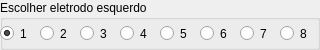
  <widget class="QGroupBox" name="groupBox">
   <property name="geometry">
    <rect>
     <x>10</x>
     <y>655</y>
     <width>320</width>
     <height>50</height>
    </rect>
   </property>
   <property name="title">
    <string>Escolher eletrodo esquerdo</string>
   </property>
   <widget class="QRadioButton" name="rbtEletrodo1_E">
    <property name="geometry">
     <rect>
      <x>0</x>
      <y>20</y>
      <width>41</width>
      <height>27</height>
     </rect>
    </property>
    <property name="text">
     <string>1</string>
    </property>
    <property name="checked">
     <bool>true</bool>
    </property>
   </widget>
   <widget class="QRadioButton" name="rbtEletrodo2_E">
    <property name="geometry">
     <rect>
      <x>40</x>
      <y>20</y>
      <width>41</width>
      <height>27</height>
     </rect>
    </property>
    <property name="text">
     <string>2</string>
    </property>
   </widget>
   <widget class="QRadioButton" name="rbtEletrodo3_E">
    <property name="geometry">
     <rect>
      <x>80</x>
      <y>20</y>
      <width>41</width>
      <height>27</height>
     </rect>
    </property>
    <property name="text">
     <string>3</string>
    </property>
   </widget>
   <widget class="QRadioButton" name="rbtEletrodo4_E">
    <property name="geometry">
     <rect>
      <x>120</x>
      <y>20</y>
      <width>41</width>
      <height>27</height>
     </rect>
    </property>
    <property name="text">
     <string>4</string>
    </property>
   </widget>
   <widget class="QRadioButton" name="rbtEletrodo5_E">
    <property name="geometry">
     <rect>
      <x>160</x>
      <y>20</y>
      <width>41</width>
      <height>27</height>
     </rect>
    </property>
    <property name="text">
     <string>5</string>
    </property>
   </widget>
   <widget class="QRadioButton" name="rbtEletrodo6_E">
    <property name="geometry">
     <rect>
      <x>200</x>
      <y>20</y>
      <width>41</width>
      <height>27</height>
     </rect>
    </property>
    <property name="text">
     <string>6</string>
    </property>
   </widget>
   <widget class="QRadioButton" name="rbtEletrodo7_E">
    <property name="geometry">
     <rect>
      <x>240</x>
      <y>20</y>
      <width>41</width>
      <height>27</height>
     </rect>
    </property>
    <property name="text">
     <string>7</string>
    </property>
   </widget>
   <widget class="QRadioButton" name="rbtEletrodo8_E">
    <property name="geometry">
     <rect>
      <x>280</x>
      <y>20</y>
      <width>41</width>
      <height>27</height>
     </rect>
    </property>
    <property name="text">
     <string>8</string>
    </property>
   </widget>
  </widget>
